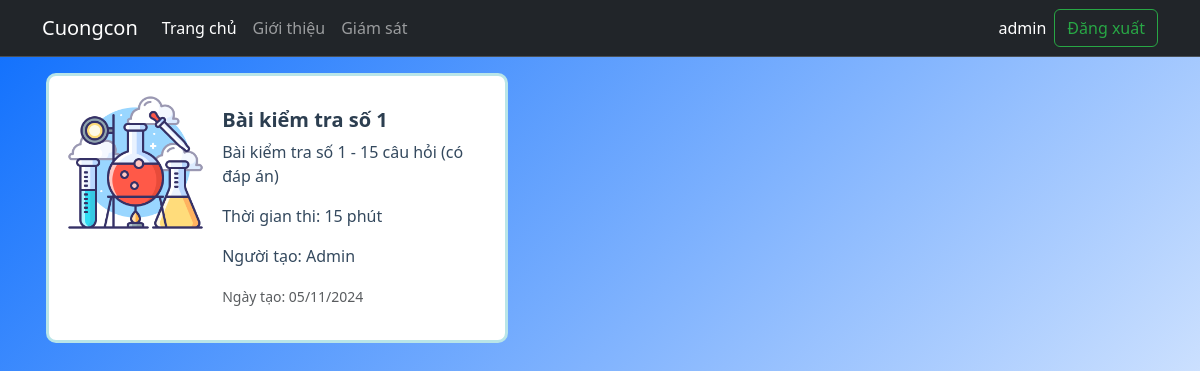
Page / (signed in) on the committed database.
### quiz/models/custom_user.py (models this page shows, shortened)
class CustomUser(AbstractUser):
    ROLE = (
        ('student', 'student'),
        ('teacher', 'teacher'),
    )
    role = models.CharField(max_length=15, default='student', choices=ROLE)
    class Meta:
        verbose_name = 'Tài khoản'
        verbose_name_plural = 'Tài khoản'

### quiz/models/quiz.py (models this page shows, shortened)
class CommonAbstract(models.Model):
    created_at = models.DateTimeField(editable=False, null=True, blank=True, verbose_name='Thời điểm tạo')
    updated_at = models.DateTimeField(auto_now_add=True, verbose_name='Thời điểm cập nhật')
    class Meta:
        ordering = ('-created_at',)
        abstract = True

class Exam(CommonAbstract):
    id = models.AutoField(auto_created=True, primary_key=True, serialize=False, verbose_name='ID')
    title = models.CharField(max_length=255, verbose_name='Tên bài kiểm tra')
    room_name = models.CharField(max_length=255, verbose_name='Tên phòng thi')
    start_time = models.DateTimeField(verbose_name='Thời gian bắt đầu')
    finish_time = models.DateTimeField(verbose_name='Thời gian kết thúc')
    time_todo = models.IntegerField(default=15, verbose_name='Thời gian làm bài (phút)')
    room_code = models.CharField(max_length=15, unique=True, verbose_name='Mã phòng thi')
    created_by = models.CharField(max_length=255, verbose_name='Người tạo')
    class Meta:
        ordering = ('-created_at',)
        verbose_name = 'QL Bài kiểm tra'
        verbose_name_plural = 'QL Bài kiểm tra'
        db_table = 'exams'

### quiz/views/index.py (the view)
# urls.py: path('', index_view, name='index'),
def index_view(request):
    exams = Exam.objects.order_by('-created_at')
    return render(request, 'quiz/index.html', {'exams': exams}, status=200)

### templates/quiz/index.html (shortened to what this page needs)
{% extends 'base.html' %}
{% load static %}
{% block content %}
<nav class="navbar navbar-expand-lg bg-dark border-bottom border-body" data-bs-theme="dark">
    <div class="container">
      <a class="navbar-brand" href="#">Cuongcon</a>
      <div class="collapse navbar-collapse" id="navbarSupportedContent">
        <ul class="navbar-nav me-auto mb-2 mb-lg-0">
          <li class="nav-item">
            <a class="nav-link active" aria-current="page" href="#">Trang chủ</a>
          </li>
          <li class="nav-item">
            <a class="nav-link" href="#">Giới thiệu</a>
          </li>
          {% if request.user.is_superuser %}
          <li class="nav-item">
            <a class="nav-link" href="{% url 'monitor' %}">Giám sát</a>
          </li>
          {% endif %}
        </ul>
        {% if request.user.is_authenticated %}
          <span class="text-white" style="margin-right: 8px;">{{request.user.username}}</span>
          <a href="{% url 'logout' %}" class="btn btn-outline-success">Đăng xuất</a>
        {% else %}
          <a class="btn btn-outline-success" href="{% url 'login' %}">Đăng nhập</a>
        {% endif %}
      </div>
    </div>
</nav>
<div class="container p-3 row" style="margin: 0 auto;">
  {% for exam in exams %}
    <a class="card mb-3 col-5 nav-link p-3" style="margin-right: 24px;" href="{% url 'exam' exam.id %}">
      <div class="">
        <div class="row g-0">
          <div class="col-md-4">
            <img src="{% static 'assets/images/laboratory.png' %}" class="img-fluid rounded-start" alt="{{exam.title}}">
          </div>
          <div class="col-md-8">
            <div class="card-body">
              <h5 class="card-title">{{exam.title}}</h5>
              <p class="card-text">{{exam.title}} - 15 câu hỏi (có đáp án)</p>
              <p class="card-text">Thời gian thi: {{exam.time_todo}} phút</p>
              <p class="card-text">Người tạo: {{exam.created_by}}</p>
              <p class="card-text"><small class="text-body-secondary">Ngày tạo: {{exam.created_at|date:"d/m/Y"}}</small></p>
            </div>
          </div>
        </div>
      </div>
    </a>
  {% endfor %}
</div>
{% endblock content %}

### static/assets/css/base.css (style rules this page uses)
* { margin: 0; padding: 0; box-sizing: border-box; }
.log-reg-section form, p { width: 100%; }
ul { list-style: none; }

### rows in the picture
CustomUser: user.username "admin"
Exam: title "Bài kiểm tra số 1", time_todo "15", created_by "Admin", created_at "05/11/2024"
